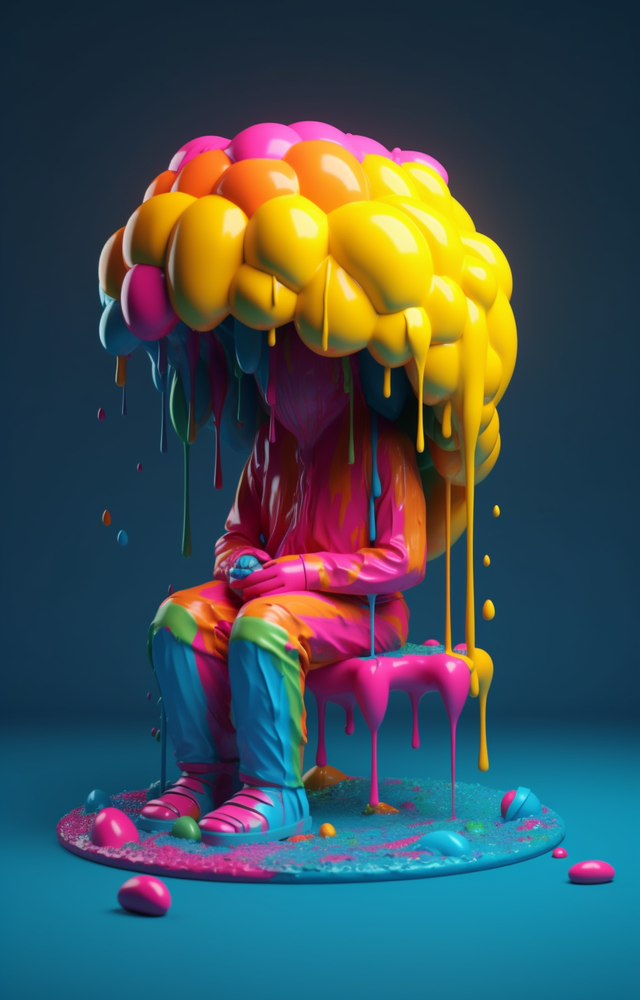
#> input picture image.png, 640 x 1000 px, shrunk from 880 x 1376 before the run
$ python main.py
#> lines starting #> are read from the running program, lines starting #| are printed output that depends on the picture; after the words box and inside, x2 and y2 are one past the last pixel; in counts of white or black regions, pixels touching at a corner belong together
import cv2
import numpy as np

# Charger l'image et la convertir en niveaux de gris
image = cv2.imread('image.png')
#> image is the input picture: shape (1000, 640, 3); mean B, G, R 85.4, 80, 63
gray = cv2.cvtColor(image, cv2.COLOR_BGR2GRAY)
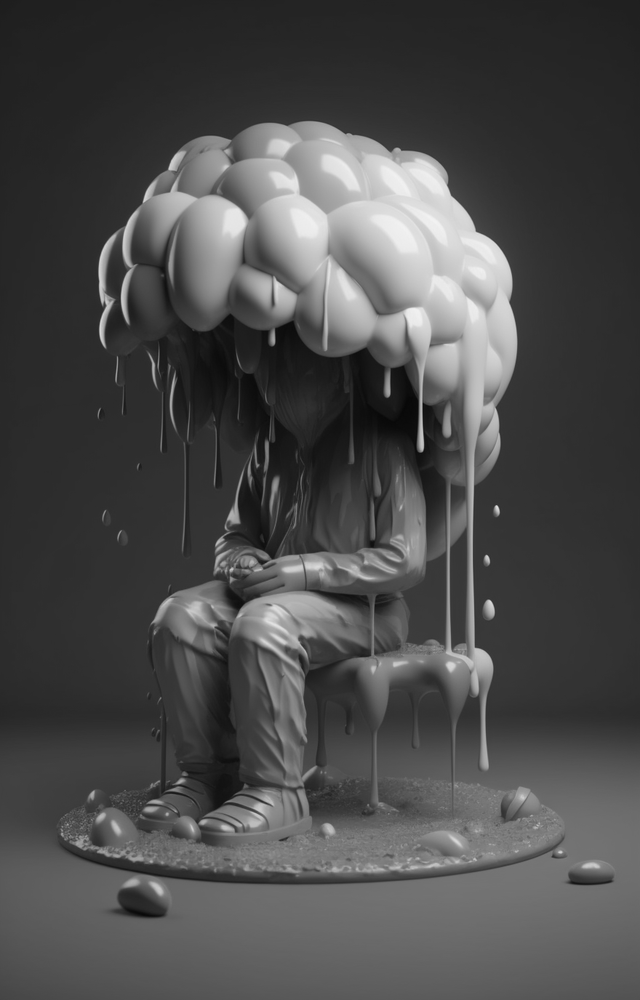
#> gray: shape (1000, 640); min 7, max 242, mean 75.6

# Créer un masque binaire du corps humain en utilisant la soustraction de fond
_, mask = cv2.threshold(gray, 0, 255, cv2.THRESH_BINARY_INV + cv2.THRESH_OTSU)
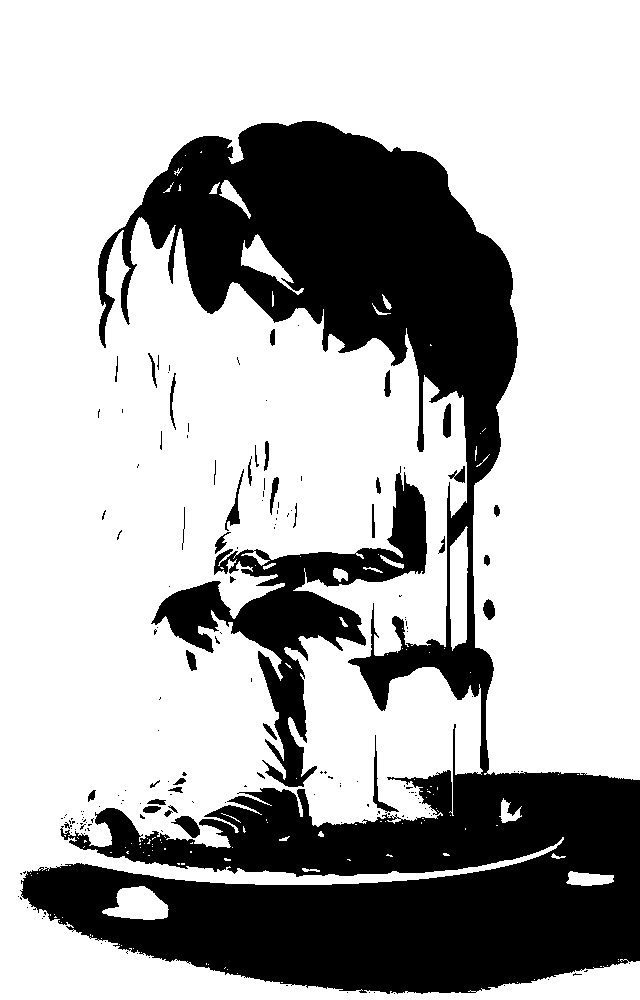
#> mask: shape (1000, 640); 70.1% white; 171 black regions (131 under 20 px), largest, box (x1, y1, x2, y2) and area: (20, 121, 640, 994) 167944, (151, 466, 427, 787) 19624, (171, 816, 200, 838) 325

# Créer une silhouette du corps humain en mettant tous les pixels de premier plan en noir
silhouette = image.copy()
silhouette[np.where(mask == 255)] = 0
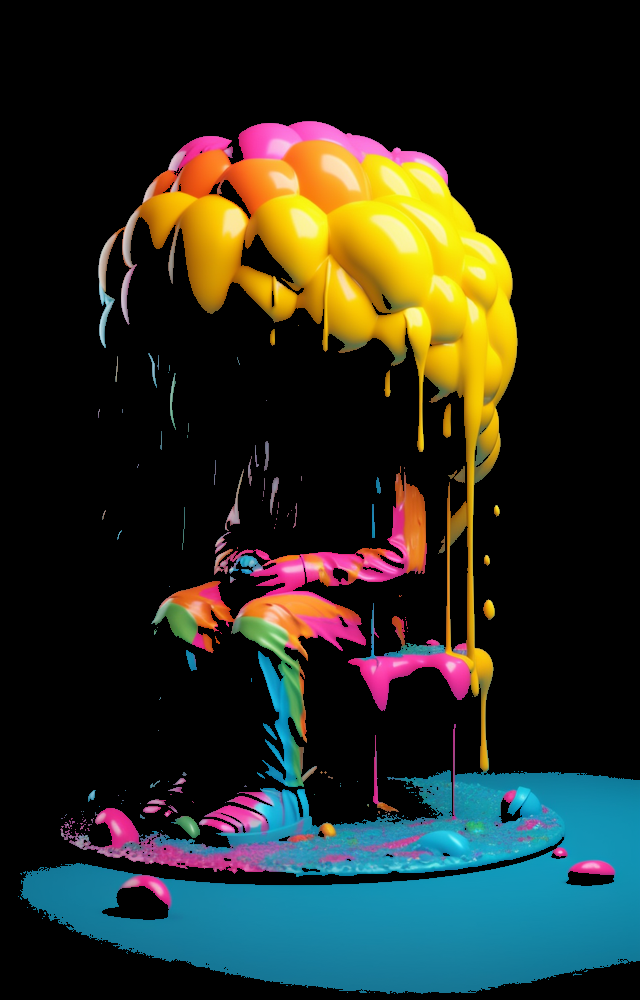
#> silhouette: shape (1000, 640, 3); mean B, G, R 33.9, 42.5, 38.3

# Enregistrer la silhouette résultante
cv2.imwrite('silhouette.png', silhouette)
